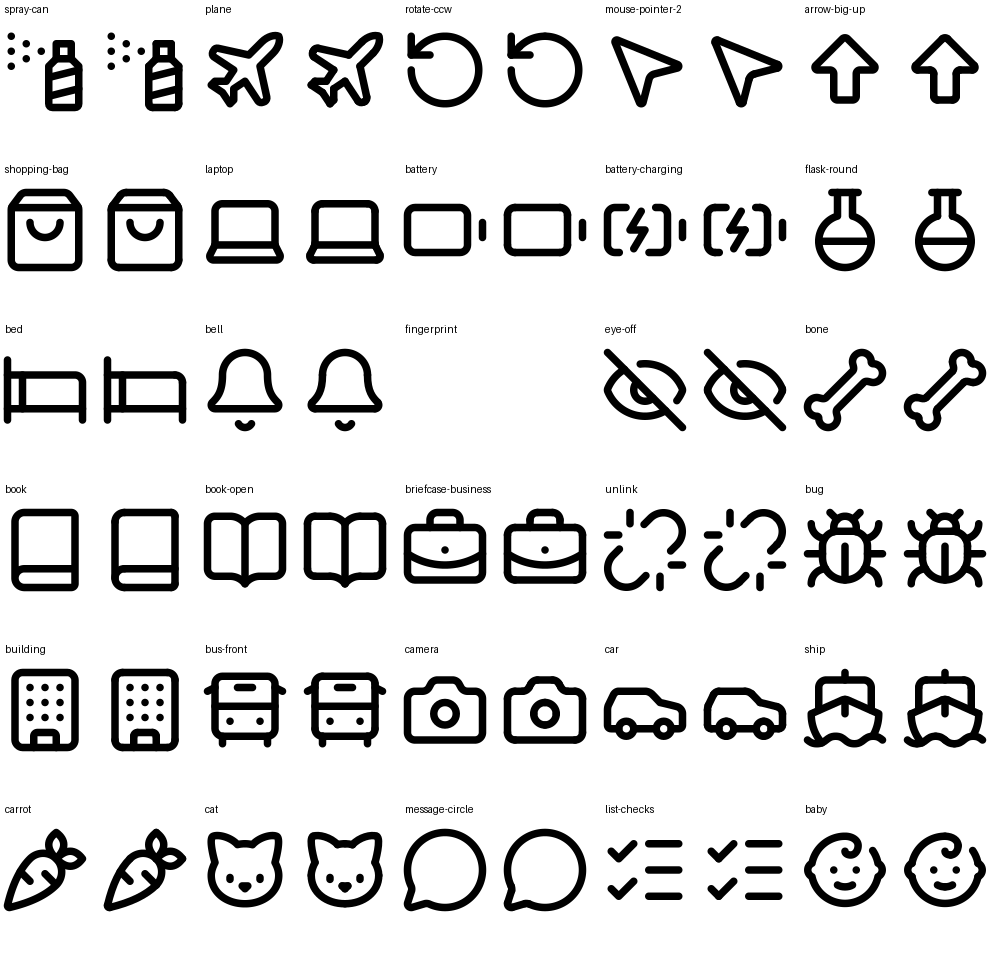

Write the Python code that produced this figure.
from inspect_batch import paste,Image,ImageDraw,W,ROOT
names=['spray-can','plane','rotate-ccw','mouse-pointer-2','arrow-big-up','shopping-bag','laptop','battery','battery-charging','flask-round','bed','bell','fingerprint','eye-off','bone','book','book-open','briefcase-business','unlink','bug','building','bus-front','camera','car','ship','carrot','cat','message-circle','list-checks','baby']
im=Image.new('RGB',(1000,((len(names)+4)//5)*160),'white');d=ImageDraw.Draw(im)
for i,n in enumerate(names):
 x=i%5*200;y=i//5*160;d.text((x+5,y+3),n,fill='black')
 for j,kind in enumerate(['original','atomic-debug']):
  p=ROOT/'icon_set/references/lucide'/kind/(n+'.svg')
  if p.exists():paste(im,p.read_text(),x+j*100,y+25,90)
im.save(W/'references.png')
